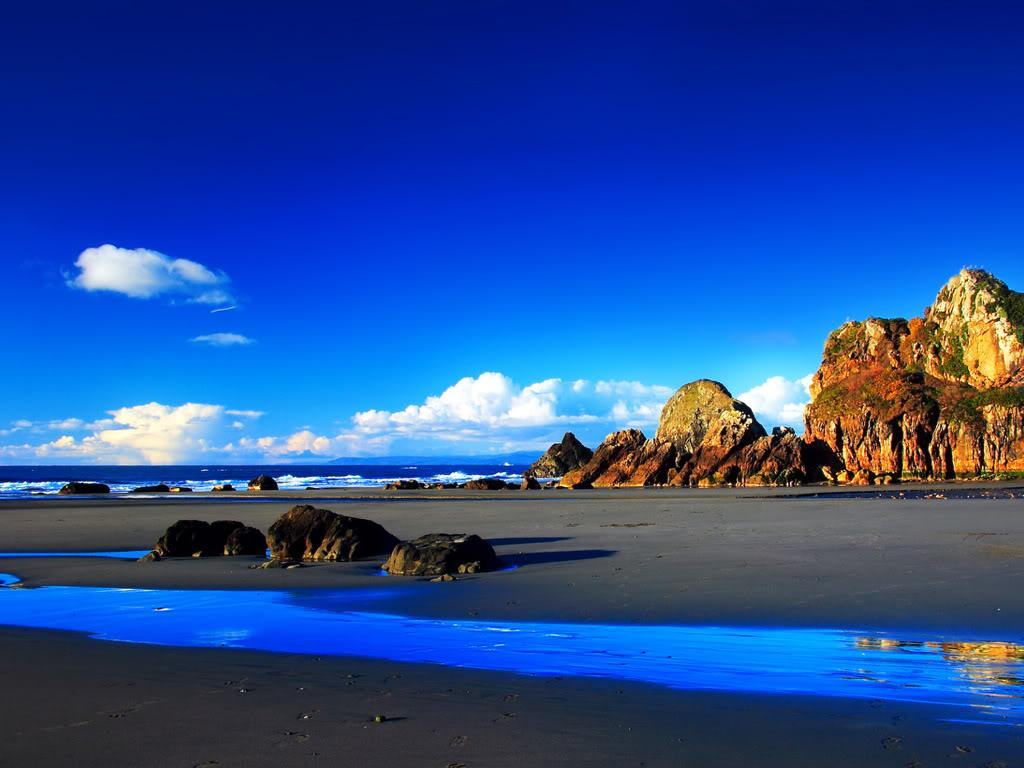
%> input picture lab1_visual/mat/img/praia.bmp, 1024 x 768 px
$ octave RGB2HSV.m   (GNU Octave 9; MATLAB toolbox functions it lacks are replaced by stand-ins)
%> lines starting %> are read from the running program, lines starting %| are printed output that depends on the picture
rgb=imread('C:\Users\UTILIZADOR\Desktop\CIM\Trabalho 2\scriptsMatlab\imagens\praia.bmp');
%> rgb is the input picture: size 768x1024x3 uint8; mean R, G, B 37.3, 77, 153.4
HSV = rgb2hsv(rgb);
%> HSV: size 768x1024x3 double; mean H, S, V 0.557, 0.734, 0.629
figure(1); imshow(HSV); title ('Original in HSV');

h = HSV(:,:,1);
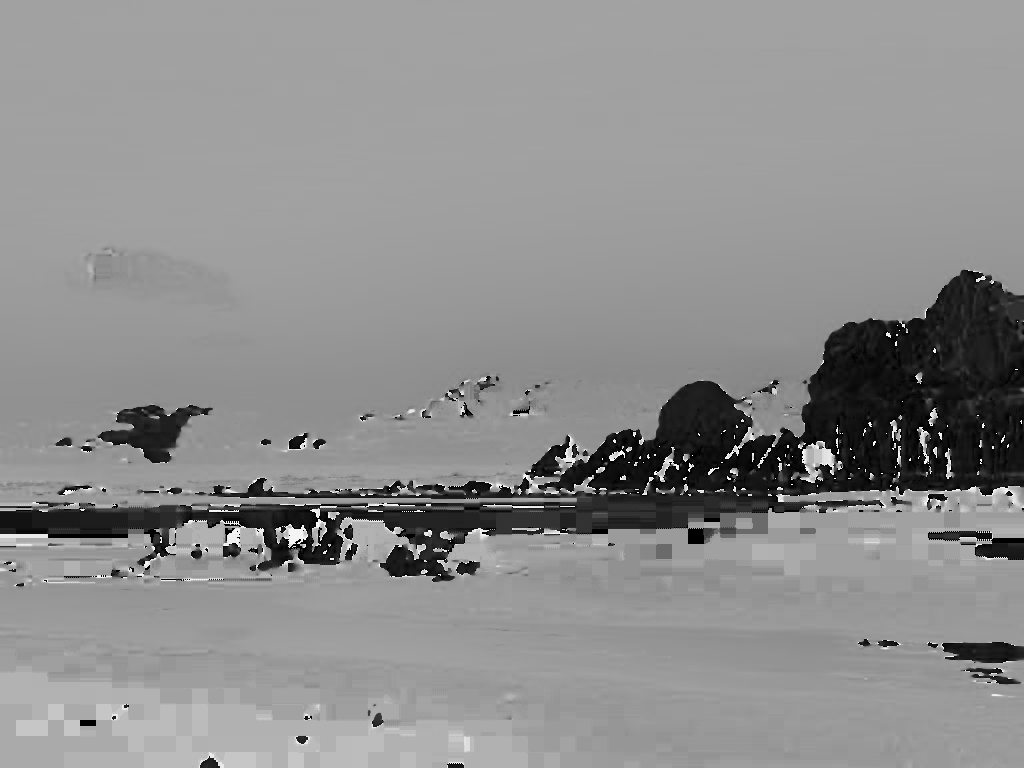
%> h: size 768x1024 double; min 0, max 0.998, mean 0.557
s = HSV(:,:,2);
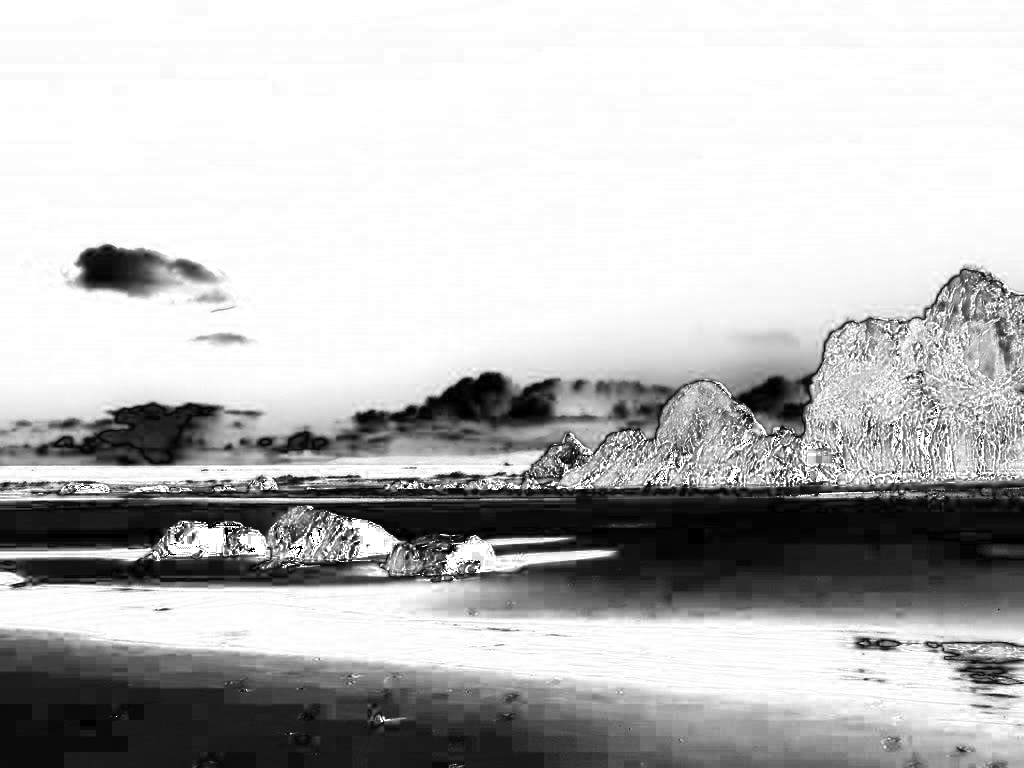
%> s: size 768x1024 double; min 0, max 1, mean 0.734
v = HSV(:,:,3);
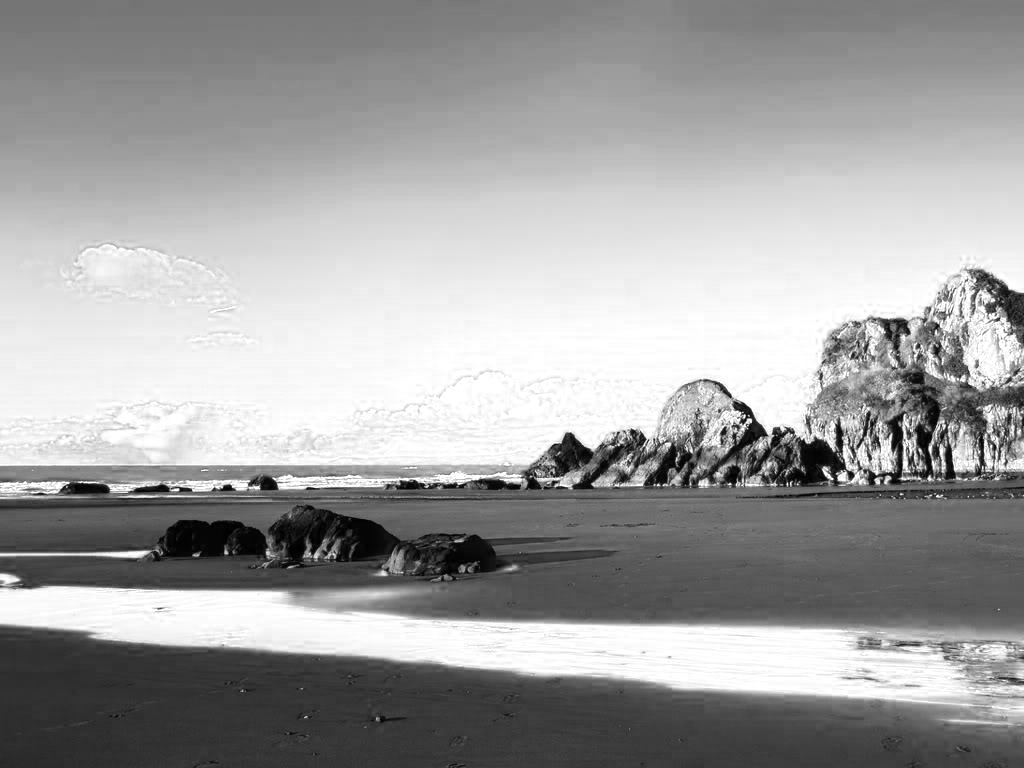
%> v: size 768x1024 double; min 0, max 1, mean 0.629

figure(2); imshow(h); title ('Hue');

figure(3); imshow(s); title ('Saturation');

figure(4); imshow(v); title ('Lightness');

$ run again, with lab1_visual/mat/img/Tulipas.bmp copied over lab1_visual/mat/img/praia.bmp
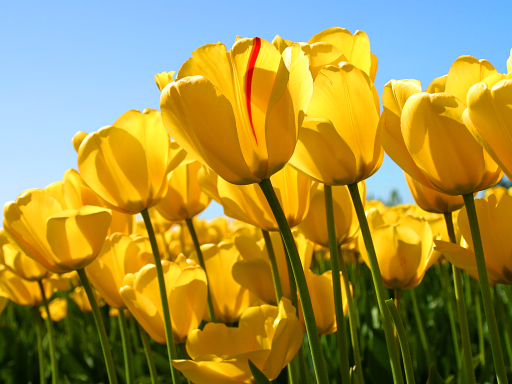
%> input picture lab1_visual/mat/img/Tulipas.bmp, 512 x 384 px
%> rgb is the input picture: size 384x512x3 uint8; mean R, G, B 161.8, 143.8, 67.1
%> HSV: size 384x512x3 double; mean H, S, V 0.242, 0.821, 0.736
%> `s = HSV(:,:,2);`:
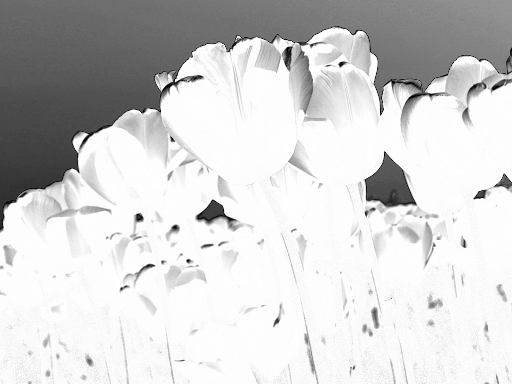
%> s: size 384x512 double; min 0, max 1, mean 0.821
%> `v = HSV(:,:,3);`:
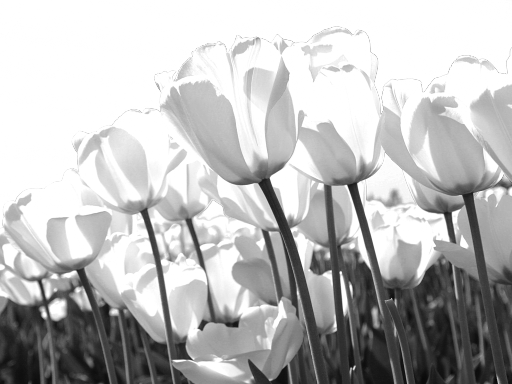
%> v: size 384x512 double; min 0.0275, max 1, mean 0.736

$ run again, with lab1_visual/mat/img/berlindesTransparentes.bmp copied over lab1_visual/mat/img/praia.bmp
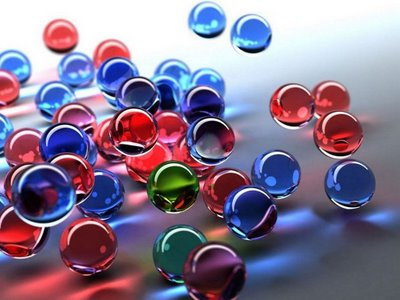
%> input picture lab1_visual/mat/img/berlindesTransparentes.bmp, 400 x 300 px
%> rgb is the input picture: size 300x400x3 uint8; mean R, G, B 134.2, 120.1, 144.6
%> HSV: size 300x400x3 double; mean H, S, V 0.637, 0.392, 0.645
%> `s = HSV(:,:,2);`:
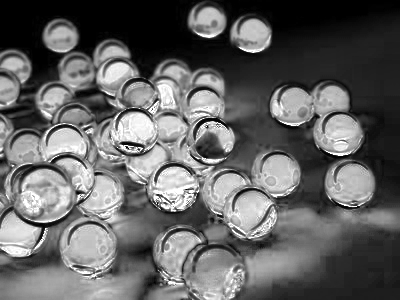
%> s: size 300x400 double; min 0, max 1, mean 0.392
%> `v = HSV(:,:,3);`:
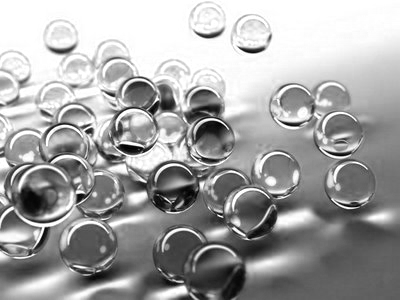
%> v: size 300x400 double; min 0, max 1, mean 0.645
